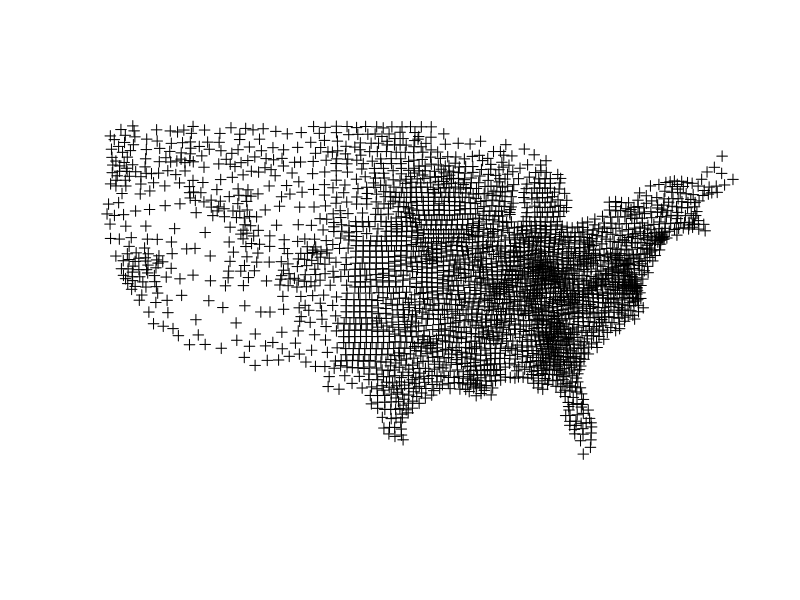

Recreate this plot in R.
library(spData)


### Name: elect80
### Title: 1980 Presidential election results
### Aliases: elect80 elect80_lw k4 dll e80_queen
### Keywords: datasets sp

### ** Examples

if (requireNamespace("sp", quietly = TRUE)) {
  library(sp)
  data(elect80)
  summary(elect80)
  plot(elect80)
}
